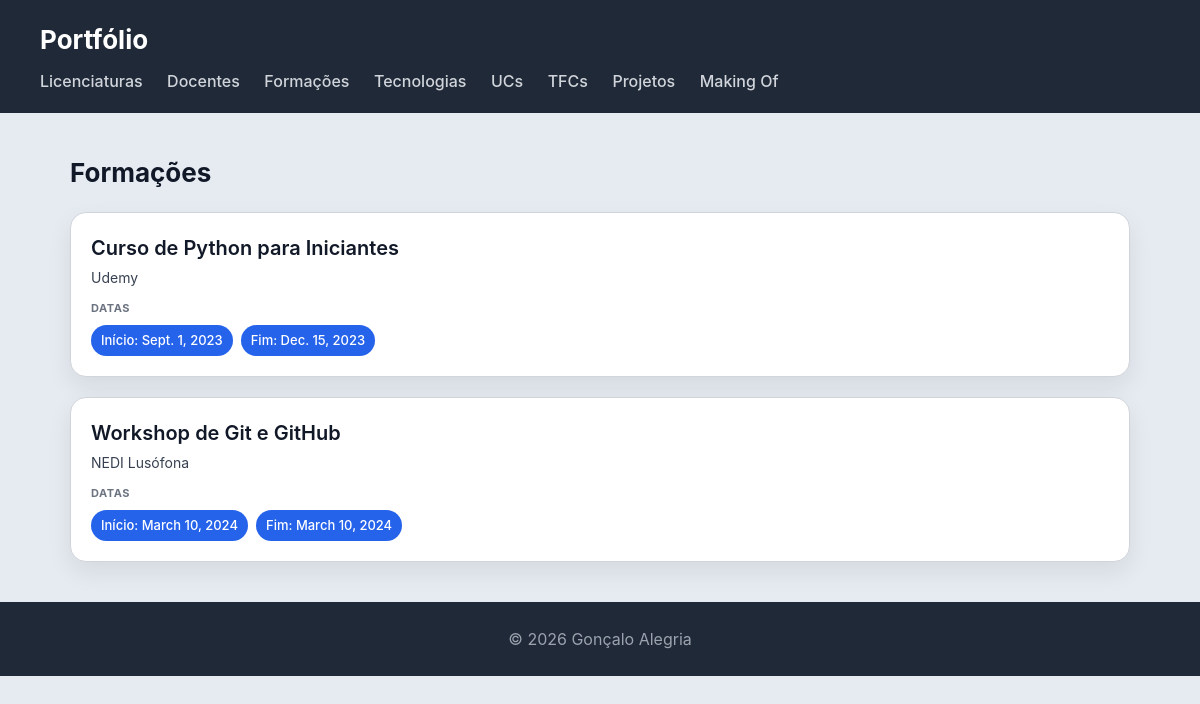
The page /portfolio/formacoes/ on the database its author committed.
### portfolio/models.py (models this page shows, shortened)
class Formacao(models.Model):
    nome = models.CharField(max_length=200)
    instituicao = models.CharField(max_length=200)
    data_inicio = models.DateField()
    data_fim = models.DateField(blank=True, null=True)
    descricao = models.TextField(blank=True)
    certificado = models.FileField(upload_to='formacoes/', blank=True)
    link = models.URLField(blank=True)

### portfolio/views.py (the view)
# urls.py: path('formacoes/', views.formacoes_view, name="formacoes"),
def formacoes_view(request):
    formacoes = Formacao.objects.all()
    return render(request, 'portfolio/formacoes.html', {'formacoes': formacoes})

### portfolio/templates/portfolio/formacoes.html (shortened to what this page needs)
{% extends "portfolio/base.html" %}
{% block content %}
<h2>Formações</h2>
<section>
    {% for formacao in formacoes %}
    <article>
        <header>
            <h3>{{ formacao.nome }}</h3>
            <p>{{ formacao.instituicao }}</p>
        </header>
        <section>
            <h4>Datas</h4>
            <ul>
                <li>Início: {{ formacao.data_inicio }}</li>
                <li>Fim: {{ formacao.data_fim|default:"Em curso" }}</li>
            </ul>
        </section>
    </article>
    {% endfor %}
</section>
{% endblock %}

### portfolio/static/portfolio/styles.css (style rules this page uses)
* { box-sizing: border-box; margin: 0; padding: 0; }
body { font-family: "Inter", "Segoe UI", system-ui, -apple-system, sans-serif; background: #e6ebf2; color: #111827; line-height: 1.5; }
h2 { margin-bottom: 20px; font-size: 26px; }
section > article { background: white; padding: 20px; border-radius: 16px; border: 1px solid #d1d5db; box-shadow: 0 10px 25px rgba(0,0,0,0.08); transition: all 0.25s ease; margin-bottom: 20px; }
article > header { margin-bottom: 12px; }
article > header > h3 { font-size: 20px; font-weight: 600; margin-bottom: 4px; }
article > header > p { font-size: 14px; color: #374151; }
article > section { margin-top: 10px; }
article > section > h4 { font-size: 11px; text-transform: uppercase; color: #6b7280; margin-bottom: 8px; letter-spacing: 0.05em; }
article > section > ul { list-style: none; display: flex; flex-wrap: wrap; gap: 8px; }
article > section > ul > li { background: #2563eb; color: white; padding: 6px 10px; border-radius: 999px; font-size: 13px; font-weight: 500; }

### rows shown on the page
Formacao: nome "Curso de Python para Iniciantes", instituicao "Udemy", data_inicio "Sept. 1, 2023", data_fim "Dec. 15, 2023"
Formacao: nome "Workshop de Git e GitHub", instituicao "NEDI Lusófona", data_inicio "March 10, 2024", data_fim "March 10, 2024"
